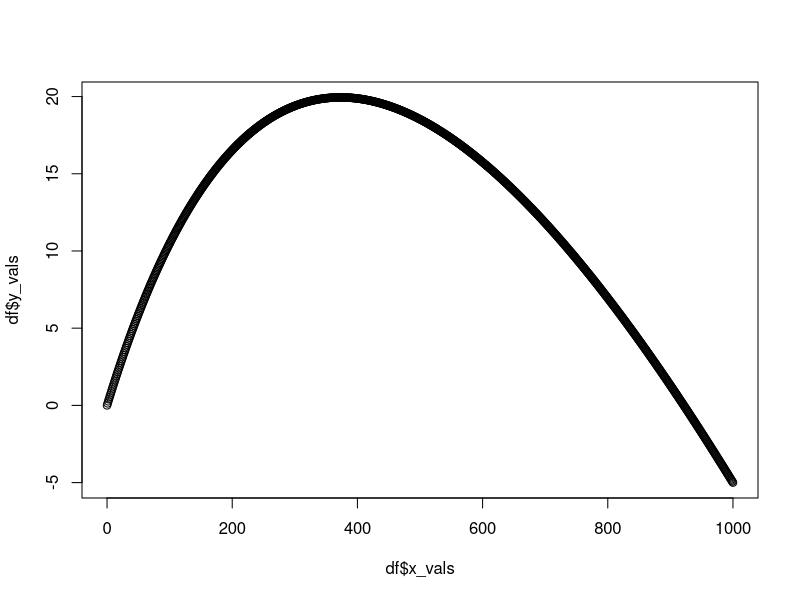

Here is the R script that generated this plot:
##########
# plot_isoclines.R
# 
# Author: Alec Georgoff
#
# Purpose: Solve system of differential equations for a simple two-system (forest and village) landscape of malaria transmission
##########

rm(list = ls())

library(ggplot2)

# Define general parameters
b = 0.55  # Proportion of bites by infectious mosquitoes that cause an infection
r = 1/200 # Rate that humans recover from an infection
c = 0.15   # Proportion of mosquitoes infected after biting infectious human
n = 12     # Time for sporogonic cycle

# Define forest-specific parameters
a_f = 0.88   # Human blood feeding rate in forest
g_f = 0.1   # Per capita death rate of mosquitoes in forest
H_f = 1000  # Human population (density?) in forest
X_f = 0     # Number of infected forest-goers
p = 0.7     # Proportion of time forest-goers spend in the forest
V_f = 1000  # Vector population in forest
Y_f = 0     # Number of infected vectors in forest
Z_f = exp(-g_f*n)*Y_f # Number of infectious vectors in forest

# Define village-specific parameters
a_v = 0.88   # Human blood feeding rate in village
g_v = 0.1   # Per capita death rate of mosquitoes in village
H_v = 5000  # Human population (density?) in village
X_v = 0     # Number of infected villagers
# 1 - p     # Proportion of time forest-goers spend in the village
V_v = 5000   # Vector population in village
Y_v = 0     # Number of infected vectors in village
Z_v = exp(-g_v*n)*Y_v # Number of infectious vectors in village

# Initial conditions
X_f0 = 50
X_v0 = 50
Y_f0 = 1000
Y_v0 = 500

X_f_equilibrium = function(X_f, X_v){
  # dX_f/dt after equilibrium mosquito population is inserted:
  result <- ((b*(1-p)*a_v*exp(-g_v*n)*a_v*c*V_v*((1-p)*X_f+X_v))/((H_f*(1-p)+H_v)*(g_v*(H_f*(1-p)+H_v)+a_v*c*((1-p)*X_f+X_v)))+(b*p*a_f*exp(-g_f*n)*a_f*c*V_f*X_f)/(H_f*H_f*(g_f+(a_f*c*X_f/H_f))))*(H_f-X_f) -
    r*X_f
  return(result)
}

my_optim_function <- function(x){
  
  fit1 <- optim(
    par = 0,
    fn = X_f_equilibrium,
    method = "L-BFGS-B",
    lower = 0,
    X_f = x
  )
  
  out <- fit1$value
  return(out)
  
}

# x_vals <- seq(910,930,0.01)
x_vals <- 0:1000
y_vals <- sapply(x_vals, my_optim_function)

df <- as.data.frame(cbind(x_vals, y_vals))

plot(df$x_vals, df$y_vals)
